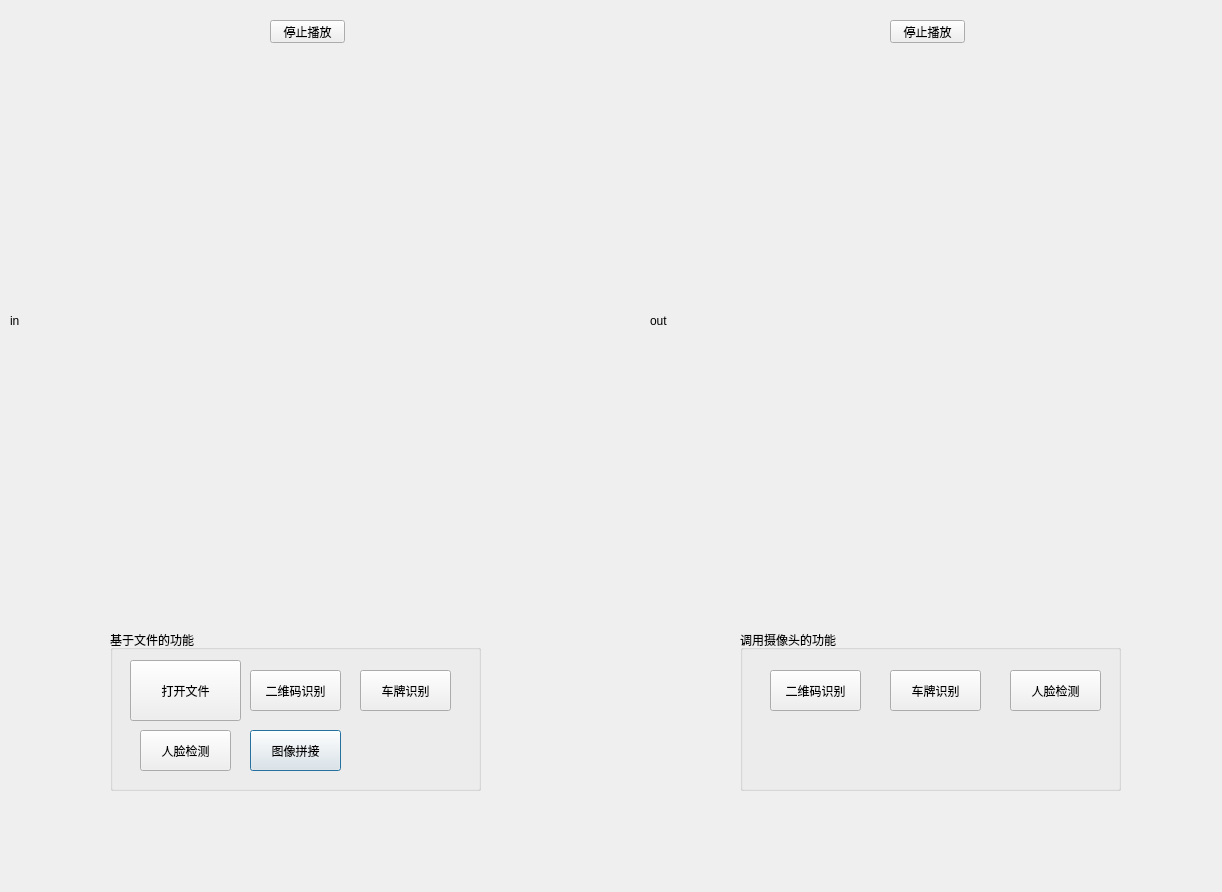
<?xml version="1.0" encoding="UTF-8"?>
<ui version="4.0">
 <class>Dialog</class>
 <widget class="QDialog" name="Dialog">
  <property name="geometry">
   <rect>
    <x>0</x>
    <y>0</y>
    <width>1222</width>
    <height>892</height>
   </rect>
  </property>
  <property name="windowTitle">
   <string>Dialog</string>
  </property>
  <widget class="QPushButton" name="imgButton">
   <property name="geometry">
    <rect>
     <x>250</x>
     <y>730</y>
     <width>91</width>
     <height>41</height>
    </rect>
   </property>
   <property name="text">
    <string>图像拼接</string>
   </property>
  </widget>
  <widget class="QPushButton" name="QRButton1">
   <property name="geometry">
    <rect>
     <x>770</x>
     <y>670</y>
     <width>91</width>
     <height>41</height>
    </rect>
   </property>
   <property name="text">
    <string>二维码识别</string>
   </property>
  </widget>
  <widget class="QPushButton" name="carButton1">
   <property name="geometry">
    <rect>
     <x>890</x>
     <y>670</y>
     <width>91</width>
     <height>41</height>
    </rect>
   </property>
   <property name="text">
    <string>车牌识别</string>
   </property>
  </widget>
  <widget class="QPushButton" name="faceButton1">
   <property name="geometry">
    <rect>
     <x>1010</x>
     <y>670</y>
     <width>91</width>
     <height>41</height>
    </rect>
   </property>
   <property name="text">
    <string>人脸检测</string>
   </property>
  </widget>
  <widget class="QLabel" name="inlabel">
   <property name="geometry">
    <rect>
     <x>10</x>
     <y>50</y>
     <width>591</width>
     <height>541</height>
    </rect>
   </property>
   <property name="text">
    <string>in</string>
   </property>
   <property name="scaledContents">
    <bool>true</bool>
   </property>
  </widget>
  <widget class="QLabel" name="outlabel">
   <property name="geometry">
    <rect>
     <x>650</x>
     <y>50</y>
     <width>561</width>
     <height>541</height>
    </rect>
   </property>
   <property name="text">
    <string>out</string>
   </property>
   <property name="scaledContents">
    <bool>true</bool>
   </property>
  </widget>
  <widget class="QGroupBox" name="groupBox">
   <property name="geometry">
    <rect>
     <x>110</x>
     <y>630</y>
     <width>371</width>
     <height>161</height>
    </rect>
   </property>
   <property name="title">
    <string>基于文件的功能</string>
   </property>
   <widget class="QPushButton" name="faceButton">
    <property name="geometry">
     <rect>
      <x>30</x>
      <y>100</y>
      <width>91</width>
      <height>41</height>
     </rect>
    </property>
    <property name="text">
     <string>人脸检测</string>
    </property>
   </widget>
   <widget class="QPushButton" name="carButton">
    <property name="geometry">
     <rect>
      <x>250</x>
      <y>40</y>
      <width>91</width>
      <height>41</height>
     </rect>
    </property>
    <property name="text">
     <string>车牌识别</string>
    </property>
   </widget>
   <widget class="QPushButton" name="QRButton">
    <property name="geometry">
     <rect>
      <x>140</x>
      <y>40</y>
      <width>91</width>
      <height>41</height>
     </rect>
    </property>
    <property name="text">
     <string>二维码识别</string>
    </property>
   </widget>
   <widget class="QPushButton" name="fileButton">
    <property name="geometry">
     <rect>
      <x>20</x>
      <y>30</y>
      <width>111</width>
      <height>61</height>
     </rect>
    </property>
    <property name="text">
     <string>打开文件</string>
    </property>
   </widget>
  </widget>
  <widget class="QGroupBox" name="groupBox_2">
   <property name="geometry">
    <rect>
     <x>740</x>
     <y>630</y>
     <width>381</width>
     <height>161</height>
    </rect>
   </property>
   <property name="title">
    <string>调用摄像头的功能</string>
   </property>
  </widget>
  <widget class="QPushButton" name="pushButton">
   <property name="geometry">
    <rect>
     <x>270</x>
     <y>20</y>
     <width>75</width>
     <height>23</height>
    </rect>
   </property>
   <property name="text">
    <string>停止播放</string>
   </property>
  </widget>
  <widget class="QPushButton" name="pushButton_2">
   <property name="geometry">
    <rect>
     <x>890</x>
     <y>20</y>
     <width>75</width>
     <height>23</height>
    </rect>
   </property>
   <property name="text">
    <string>停止播放</string>
   </property>
  </widget>
  <zorder>groupBox_2</zorder>
  <zorder>groupBox</zorder>
  <zorder>imgButton</zorder>
  <zorder>QRButton1</zorder>
  <zorder>carButton1</zorder>
  <zorder>faceButton1</zorder>
  <zorder>inlabel</zorder>
  <zorder>outlabel</zorder>
  <zorder>pushButton</zorder>
  <zorder>pushButton_2</zorder>
 </widget>
 <resources/>
 <connections>
  <connection>
   <sender>QRButton</sender>
   <signal>clicked()</signal>
   <receiver>Dialog</receiver>
   <slot>QRrecognize()</slot>
   <hints>
    <hint type="sourcelabel">
     <x>191</x>
     <y>498</y>
    </hint>
    <hint type="destinationlabel">
     <x>106</x>
     <y>452</y>
    </hint>
   </hints>
  </connection>
  <connection>
   <sender>carButton</sender>
   <signal>clicked()</signal>
   <receiver>Dialog</receiver>
   <slot>carrecognize()</slot>
   <hints>
    <hint type="sourcelabel">
     <x>303</x>
     <y>497</y>
    </hint>
    <hint type="destinationlabel">
     <x>260</x>
     <y>466</y>
    </hint>
   </hints>
  </connection>
  <connection>
   <sender>faceButton</sender>
   <signal>clicked()</signal>
   <receiver>Dialog</receiver>
   <slot>facedetect()</slot>
   <hints>
    <hint type="sourcelabel">
     <x>97</x>
     <y>563</y>
    </hint>
    <hint type="destinationlabel">
     <x>395</x>
     <y>467</y>
    </hint>
   </hints>
  </connection>
  <connection>
   <sender>imgButton</sender>
   <signal>clicked()</signal>
   <receiver>Dialog</receiver>
   <slot>imgfix()</slot>
   <hints>
    <hint type="sourcelabel">
     <x>198</x>
     <y>563</y>
    </hint>
    <hint type="destinationlabel">
     <x>154</x>
     <y>535</y>
    </hint>
   </hints>
  </connection>
  <connection>
   <sender>QRButton1</sender>
   <signal>clicked()</signal>
   <receiver>Dialog</receiver>
   <slot>QRrecognize1()</slot>
   <hints>
    <hint type="sourcelabel">
     <x>603</x>
     <y>505</y>
    </hint>
    <hint type="destinationlabel">
     <x>533</x>
     <y>462</y>
    </hint>
   </hints>
  </connection>
  <connection>
   <sender>carButton1</sender>
   <signal>clicked()</signal>
   <receiver>Dialog</receiver>
   <slot>carrecognize1()</slot>
   <hints>
    <hint type="sourcelabel">
     <x>726</x>
     <y>493</y>
    </hint>
    <hint type="destinationlabel">
     <x>658</x>
     <y>468</y>
    </hint>
   </hints>
  </connection>
  <connection>
   <sender>faceButton1</sender>
   <signal>clicked()</signal>
   <receiver>Dialog</receiver>
   <slot>facedetect1()</slot>
   <hints>
    <hint type="sourcelabel">
     <x>824</x>
     <y>513</y>
    </hint>
    <hint type="destinationlabel">
     <x>729</x>
     <y>561</y>
    </hint>
   </hints>
  </connection>
  <connection>
   <sender>fileButton</sender>
   <signal>clicked()</signal>
   <receiver>Dialog</receiver>
   <slot>openFile()</slot>
   <hints>
    <hint type="sourcelabel">
     <x>71</x>
     <y>506</y>
    </hint>
    <hint type="destinationlabel">
     <x>135</x>
     <y>423</y>
    </hint>
   </hints>
  </connection>
  <connection>
   <sender>pushButton</sender>
   <signal>clicked()</signal>
   <receiver>Dialog</receiver>
   <slot>inclear()</slot>
   <hints>
    <hint type="sourcelabel">
     <x>202</x>
     <y>31</y>
    </hint>
    <hint type="destinationlabel">
     <x>312</x>
     <y>29</y>
    </hint>
   </hints>
  </connection>
  <connection>
   <sender>pushButton_2</sender>
   <signal>clicked()</signal>
   <receiver>Dialog</receiver>
   <slot>outclear()</slot>
   <hints>
    <hint type="sourcelabel">
     <x>587</x>
     <y>33</y>
    </hint>
    <hint type="destinationlabel">
     <x>758</x>
     <y>29</y>
    </hint>
   </hints>
  </connection>
 </connections>
 <slots>
  <slot>QRrecognize()</slot>
  <slot>carrecognize()</slot>
  <slot>facedetect()</slot>
  <slot>facedetect1()</slot>
  <slot>QRrecognize1()</slot>
  <slot>carrecognize1()</slot>
  <slot>imgfix()</slot>
  <slot>openFile()</slot>
  <slot>inclear()</slot>
  <slot>outclear()</slot>
 </slots>
</ui>
